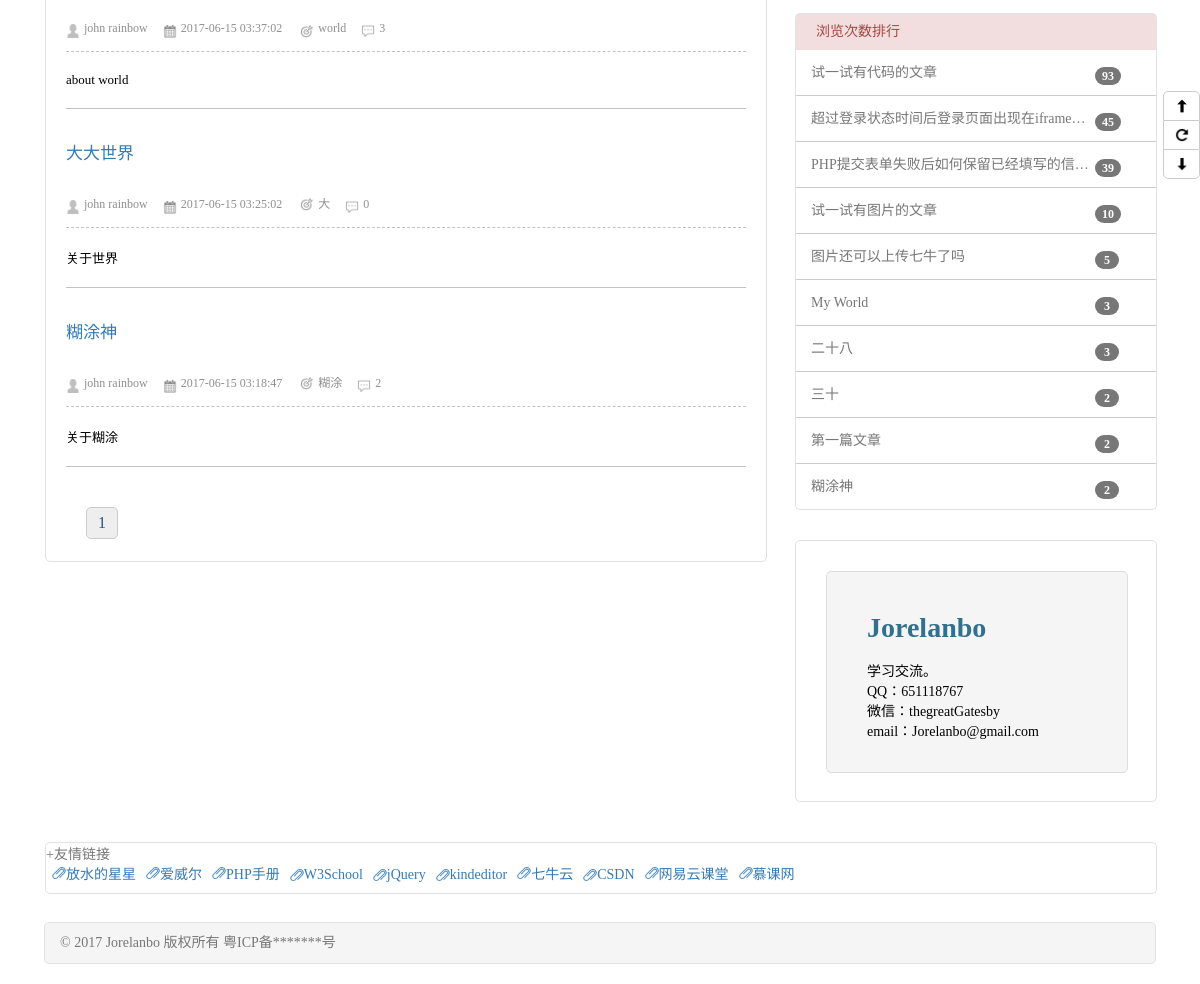
/life.php (lower part), run on an earlier commit of the app's database.
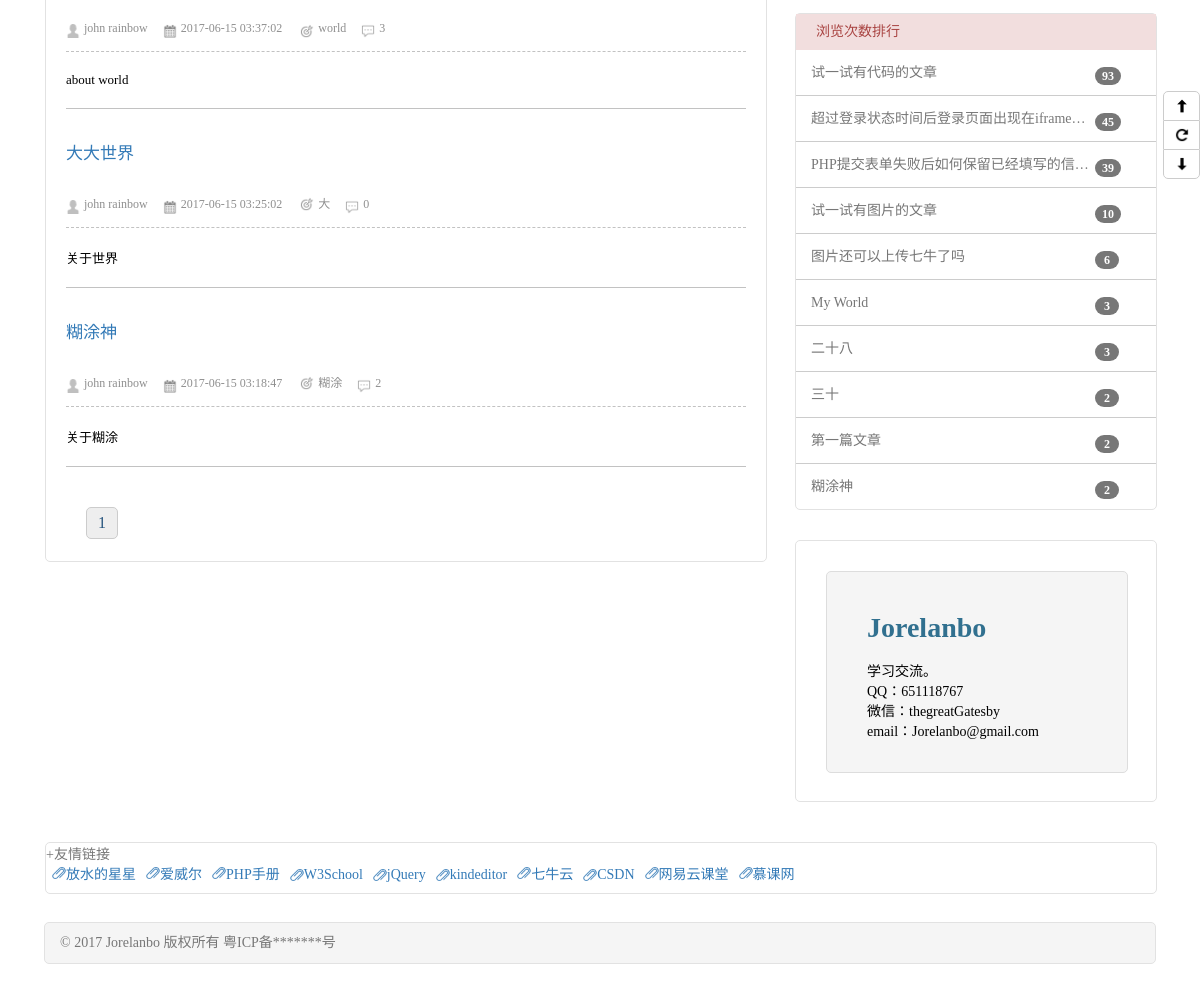
And on a later commit of the database.
### tables this page shows
CREATE TABLE `article` (
  `id` int(5) NOT NULL AUTO_INCREMENT,
  `title` varchar(50) NOT NULL,
  `article_type_id` int(5) NOT NULL,
  `keywords` varchar(50) NOT NULL,
  `content` text NOT NULL,
  `view_times` int(10) DEFAULT NULL,
  `create_time` int(10) DEFAULT NULL,
  `introduction` varchar(100) DEFAULT NULL,
  PRIMARY KEY (`id`)
);

### include/mysqli.class.php (called while the page is built, shortened)
<?php
$db = new Mysql();
class Mysql
{
    var $mysqli;
    function __construct()
    {
        $this->db_host = 'localhost';
        $this->db_user = 'root';
        $this->db_pwd = 'root';
        $this->db_name = 'blog';
        $this->mysqli = @new mysqli($this->db_host, $this->db_user, $this->db_pwd, $this->db_name);
    }
    function getHighViewList()
    {
        $sql = "SELECT id,
                       title,
                       view_times
                FROM article
                ORDER BY view_times
                DESC LIMIT 10";
        $result = $this->mysqli->query($sql);
        $articles = [];
        if ($this->mysqli->affected_rows > 0) {
            for ($i = 0; $i < $result->num_rows; $i++) {
                $result->data_seek($i);
                $row = $result->fetch_assoc();
                $articles[] = [
                    'id' => $row['id'],
                    'title' => $row['title'],
                    'view_times' => $row['view_times']
                ];
            }
        } else {
            echo $this->mysqli->errno . ' :' . $this->mysqli->error;
        }
        return $articles;
    }
}

### highViewList.php (the view)
<?php
$high_views = $db->getHighViewList();
for ($i = 0; $i < count($high_views); $i ++) {
    $high_view_id = $high_views[$i]['id'];
    $high_view_title = $high_views[$i]['title'];
    $high_view_view_times = $high_views[$i]['view_times'];
    if ($i == count($high_views) - 1) {
        ?>
        <div class="high_view_item">
            <a href="viewArticle.php?id=<?php echo $high_view_id;?>"><?php echo $high_view_title;?></a>
            <div class="times"><?php echo $high_view_view_times;?></div>
        </div>
        <?php
    } else {
        ?>
        <div class="high_view_item">
            <a href="viewArticle.php?id=<?php echo $high_view_id; ?>" title="<?php echo $high_view_title; ?>"><?php echo $high_view_title; ?></a>
            <div class="times"><?php echo $high_view_view_times;?></div>
        </div>
        <div class="high_view_item_divide_line"></div>
        <?php
    }
}

What changed in the data, as far as the page shows it:
changed article "图片还可以上传七牛了吗": view_times "5" → "6"
